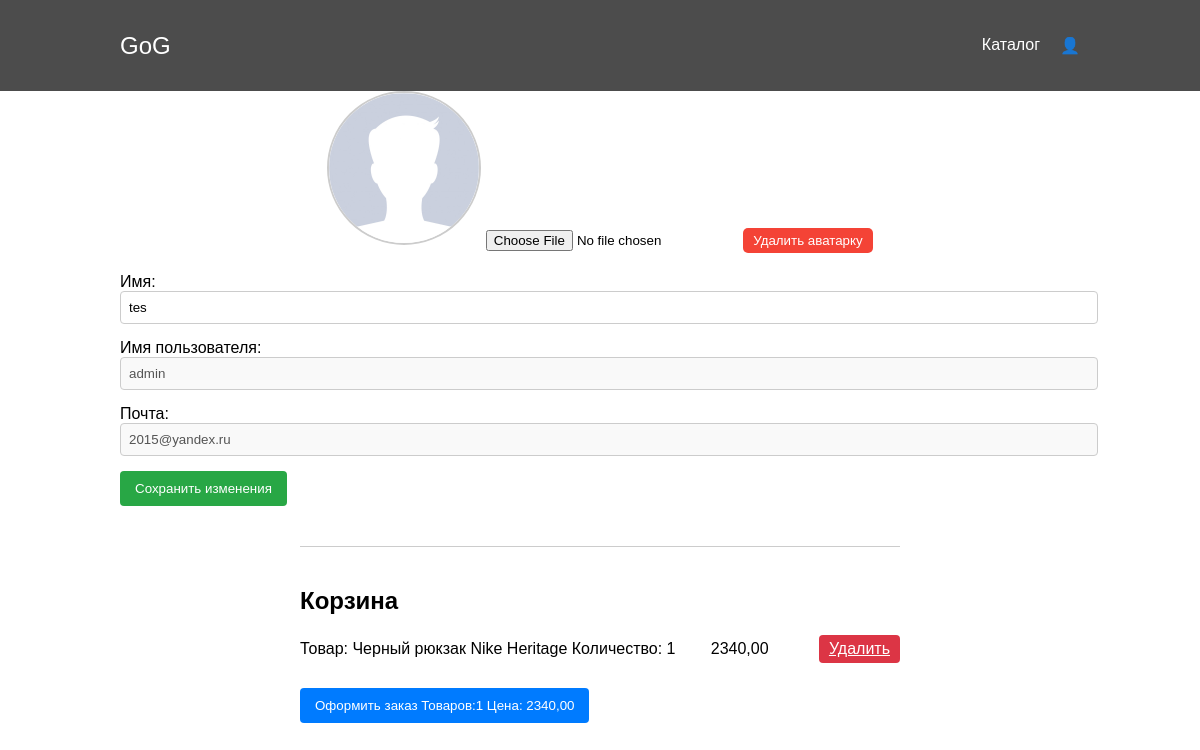
Before: /users/profile/1/ (signed in) with the older database file.
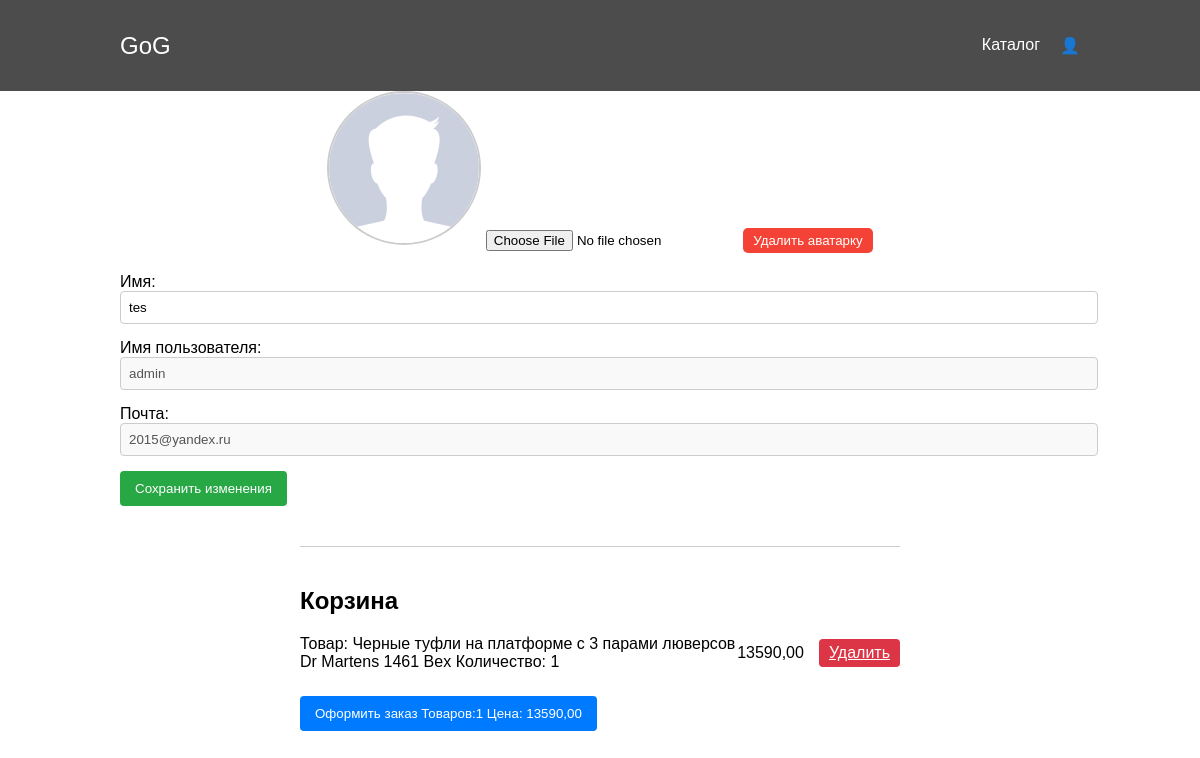
After: the same page with the newer database file.
### apps/users/models.py (models this page shows)
class User(AbstractUser):
    image = models.ImageField(upload_to="images/", null=True, blank=True)
    is_verified_email = models.BooleanField(default=False)
    class Meta:
        constraints = [
            models.UniqueConstraint(fields=['email'], name='unique_email_constraint')
        ]

### apps/products/models.py (models this page shows, shortened)
class Basket(models.Model):
    user = models.ForeignKey(User, on_delete=models.CASCADE)
    product = models.ForeignKey(Product, on_delete=models.CASCADE)
    quantity = models.PositiveIntegerField(default=0)
    created_timestamp = models.DateTimeField(auto_now_add=True)
    objects = BasketQuerySet.as_manager()
    def sum(self):
        return self.quantity * self.product.price

class Product(models.Model):
    name = models.CharField(max_length=128)
    description = models.TextField(null=True, blank=True)
    price = models.DecimalField(max_digits=7, decimal_places=2)
    quantity = models.PositiveIntegerField(default=0)
    image = models.ImageField(upload_to="products_images")
    category = models.ForeignKey(ProductCategory, related_name='products', on_delete=models.CASCADE)
    def __str__(self):
        return self.name
    class Meta:
        verbose_name = 'Product'
        verbose_name_plural = 'Products'

### apps/users/views.py (the view, shortened to what this page needs)
# urls.py: path('profile/<int:pk>/', login_required(UserProfileView.as_view()), name='profile'),
class UserProfileView(UpdateView):
    extra_context = {'title': 'Профиль'}
    model = User
    template_name = 'users/profile.html'
    form_class = UserProfileForm

### apps/users/forms.py
class UserProfileForm(UserChangeForm):
    first_name = forms.CharField(widget=forms.TextInput())
    image = forms.ImageField(widget=forms.FileInput(), required=False)
    class Meta:
        model = User
        fields = ['first_name', 'image']

### apps/products/context_processors.py (called while the page is built)
def baskets(request):
    user = request.user
    return {'baskets': Basket.objects.filter(user=user) if user.is_authenticated else []}

### apps/products/models.py (called while the page is built)
    def total_sum(self):
        return sum(basket.sum() for basket in self)

    def total_quantity(self):
        return sum(basket.quantity for basket in self)

### templates/users/profile.html (shortened to what this page needs)
{% extends 'base.html' %}
{% load static %}
{% block css %}
    <link rel="stylesheet" href="{% static 'css/users/profile.css' %}">
{% endblock %}
{% block content %}
    <form action="{% url 'users:profile' user.pk %}" method="post" class="form" enctype="multipart/form-data">
        <div class="profile-container">
            <div class="avatar-section">
                <img src="{% if user.image %} {{ user.image.url }} {% else %} {% static 'img/default_avatar.jpg' %} {% endif %}"
                     alt="Avatar" class="avatar" id="avatar-image">
                <input type="file" name="image" id="image" class="upload-avatar" accept="image/*">
                <button type="submit" name="remove_avatar" value="true" class="remove-avatar">Удалить аватарку</button>
            </div>
            <div class="user-info">
                <div class="info-item">
                    <label for="first_name">Имя:</label>
                    <input type="text" id="first_name" name="first_name" value="{{ form.first_name.value|default:'' }}"
                           class="editable"/>
                </div>
                <div class="info-item">
                    <label for="username">Имя пользователя:</label>
                    <input type="text" id="username" value="{{ user.username }}" class="read-only" disabled/>
                </div>
                <div class="info-item">
                    <label for="email">Почта:</label>
                    <input type="email" id="email" value="{{ user.email }}" class="read-only" disabled/>
                </div>
                <button class="save-button" type="submit">Сохранить изменения</button>
            </div>
        </div>
    </form>
    <div class="cart-section">
        {% if baskets %}
            <h2>Корзина</h2>
            {% for basket in baskets %}
                <div class="cart-item">
                    <span>Товар: {{ basket.product }} Количество: {{ basket.quantity }}</span>
                    <span class="item-price">{{ basket.product.price }}</span>
                    <a href="{% url 'products:basket_remove' basket.id %}"
                        class="remove-button">Удалить</a>
                </div>
            {% endfor %}
            <button class="checkout-button">Оформить заказ Товаров:{{ baskets.total_quantity }} Цена: {{ baskets.total_sum }}</button>
        {% else %}
            <h2>Корзина пуста</h2>
        {% endif %}
    </div>
{% endblock %}

### templates/base.html (shortened to what this page needs)
<!DOCTYPE html>
<html lang="ru">
<head>
    {% block css %} {% endblock %}
</head>
<body>
<header>
    <div class="logo"><a href="{% url 'index' %}">GoG</a></div>
    <nav>
        <ul class="left">
            <li><a href="{% url 'products:index' %}">Каталог</a></li>
            {% if user.is_authenticated %}
                <li class="dropdown">
                    <a href="#" class="profile">👤</a>
                </li>
            {% else %}
                <li><a href="{% url 'users:login' %}">Войти</a></li>
            {% endif %}
        </ul>
    </nav>
</header>
{% block content %} {% endblock %}

### static/css/users/profile.css (style rules this page uses)
.profile-container { width: 80%; margin: auto; font-family: Arial, sans-serif; }
.avatar-section { text-align: center; margin-bottom: 20px; }
.avatar { width: 150px; height: 150px; border-radius: 50%; object-fit: cover; border: 2px solid #ccc; }
.upload-avatar { margin-top: 10px; }
.user-info { margin-bottom: 40px; }
.info-item { margin-bottom: 15px; }
.editable { width: 100%; padding: 8px; border: 1px solid #ccc; border-radius: 4px; }
.read-only { width: 100%; padding: 8px; border: 1px solid #ccc; border-radius: 4px; background-color: #f9f9f9; }
.save-button { padding: 10px 15px; background-color: #28a745; color: white; border: none; border-radius: 4px; cursor: pointer; }
.cart-section { margin: 0 auto !important; width: 50% !important; margin-top: 30px; border-top: 1px solid #ccc; padding-top: 20px; }
.cart-item { display: flex; justify-content: space-between; align-items: center; margin-bottom: 10px; }
.item-price { margin-right: 15px; }
.remove-button { padding: 5px 10px; background-color: #dc3545; color: white; border: none; border-radius: 4px; cursor: pointer; }
.checkout-button { margin-top: 15px; padding: 10px 15px; background-color: #007bff; color: white; border: none; border-radius: 4px; cursor: pointer; }
.logo a { margin-left: 100px; font-size: 24px; color: #ffffff; text-decoration: none; }
.left { margin-right: 100px; }
header { display: flex; justify-content: space-between; align-items: center; padding: 20px; background-color: rgba(0, 0, 0, 0.7); }
nav ul { list-style: none; display: flex; gap: 20px; }
nav ul li { position: relative; }
nav a { color: #fff; text-decoration: none; }
body { font-family: Arial, sans-serif; margin: 0; padding: 0; box-sizing: border-box; }
.remove-avatar { margin-top: 10px; padding: 5px 10px; background-color: #f44336; color: white; border: none; border-radius: 5px; cursor: pointer; }

Changed rows visible on the page:
removed Basket: product "Черный рюкзак Nike Heritage", quantity "1", product.price "2340,00", total_quantity "1", total_sum "2340,00"
added Basket: product "Черные туфли на платформе с 3 парами люверсов Dr Martens 1461 Bex", quantity "1", product.price "13590,00", total_quantity "1", total_sum "13590,00"
